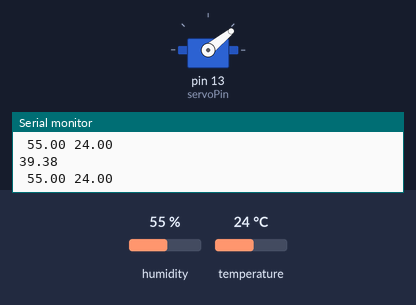
Recording of a sketch running on a simulated Arduino Uno, built with avr-gcc and run on an emulated ATmega328P. On the bench: servo, the last lines printed to the serial monitor. The test bench sets the inputs (shaded band); at power-on: humidity 55 %, temperature 24 °C.

Above: at 2.8 s.
2.9 s: humidity set to 22 %
At 4.8 s:
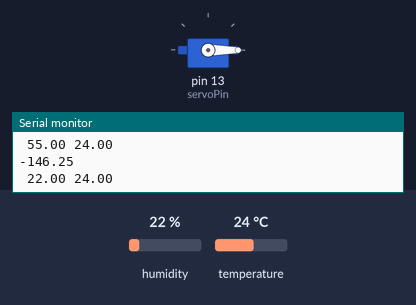
5.6 s: humidity set to 68 %
At 7.3 s:
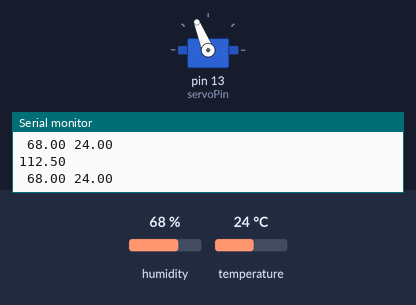
8.3 s: humidity set to 88 %
At 11.1 s:
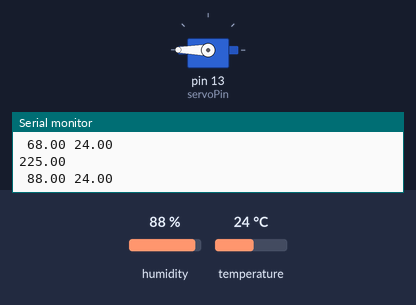
11.6 s: humidity set to 40 %
At 13.5 s:
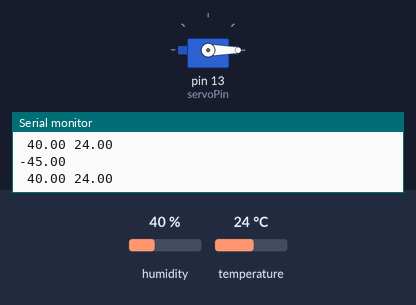
Timing chart, 0 to 15.0 s (numbered marks = the images above; inputs shaded):
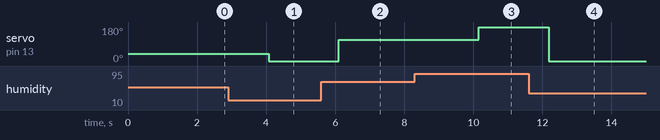

Measured:
- after the input at 2.9 s, servo on pin 13 (servoPin): 39° → 0° after 1.2 s
- after the input at 5.6 s, servo on pin 13 (servoPin): 0° → 112° after 0.50 s
- after the input at 8.3 s, servo on pin 13 (servoPin): 112° → 180° after 1.9 s
- after the input at 11.6 s, servo on pin 13 (servoPin): 180° → 0° after 0.58 s

The sketch:

part2.ino
```cpp
#include "DHT.h"
#include <Servo.h>
#define DHTTYPE DHT11
#define dht_dpin 4
Servo servo1;
const int servoPin = 13;

float temp;
float humidity;
DHT dht(dht_dpin, DHTTYPE);
float deg2rad(float in) {
  return in * M_PI / 180.0;
}
void setup() {
  // put your setup code here, to run once:

  Serial.begin(115200);

  dht.begin();
  servo1.attach(
    servoPin,
    0

  );
}

void loop() {
  // put your main code here, to run repeatedly:

  humidity = dht.readHumidity();
  temp = dht.readTemperature();
  float frac_t = (temp - 30) * 60;
  float frac_h = ((humidity - 48) / 32) * 180.0;
  servo1.write((frac_h));
  Serial.println((frac_h));
  Serial.print(" ");
  Serial.print(humidity);
  Serial.print(" ");
  Serial.println(temp);
  delay(1000);
}
```
